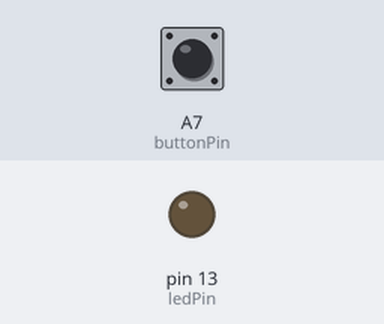
Simulated run of this sketch. Board: Arduino Nano, built for the host (arithmetic inside an expression is 32-bit, double 64-bit). Parts: output pins drawn as LEDs (lit = HIGH). The test bench sets the inputs (shaded band); at power-on: A7 (buttonPin) LOW.

Above: at 1.2 s.
1.3 s: A7 (buttonPin) pulled HIGH for 0.15 s
At 2.4 s:
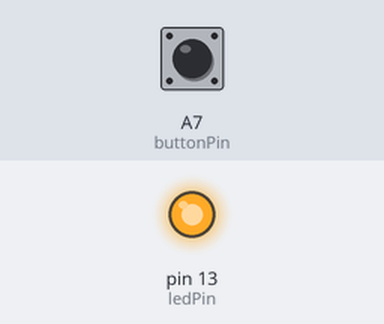
Timing chart, 0 to 10.4 s (numbered marks = the images above; inputs shaded):
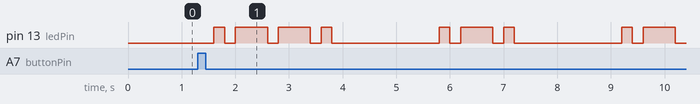

Measured:
- after the input at 1.3 s, pin 13 (ledPin): LOW → HIGH after 0.30 s, → LOW 0.20 s later, → HIGH 0.20 s later, → LOW 0.60 s later, … (18 changes in this stretch)

The sketch:

Name_Blink.ino
```cpp
// Define the LED pin
const int ledPin = 13; // You can change this to your desired pin

// Define the push button pin
const int buttonPin = A7; // You can change this to your desired pin

// Morse code dictionary (letters A-Z)
const char* morseCode[] =
{
  ".-",   // A
  "-...", // B
  "-.-.", // C
  "-..",  // D
  ".",    // E
  "..-.", // F
  "--.",  // G
  "....", // H
  "..",   // I
  ".---", // J
  "-.-",  // K
  ".-..", // L
  "--",   // M
  "-.",   // N
  "---",  // O
  ".--.", // P
  "--.-", // Q
  ".-.",  // R
  "...",  // S
  "-",    // T
  "..-",  // U
  "...-", // V
  ".--",  // W
  "-..-", // X
  "-.--", // Y
  "--.."  // Z
};

int currentLetter = 0; // Index of the current letter being blinked
bool blinking = false; // Flag to track if blinking is ongoing

void setup() // This will set LED as output and button as input
{
  pinMode(ledPin, OUTPUT);
  pinMode(buttonPin, INPUT_PULLDOWN);
}

void loop()
{
  // This will check if the button is pressed or not
  if (digitalRead(buttonPin) == HIGH)
  {
    // Button is pressed, start/reset blinking
    blinking = !blinking;
    currentLetter = 0;
    delay(300); // Debounce delay
  }

  // If button is pressed then given morse code will execute.
  if(blinking){
  blinkMorseCode(".--.");  // P
  delay(1000);
  blinkMorseCode(".-.");   // R
  delay(1000);
  blinkMorseCode(".-");    // A
  delay(1000);
  blinkMorseCode("....");  // H
  delay(1000);
  blinkMorseCode(".---");  // J
  delay(1000);
  blinkMorseCode("---");   // O
  delay(1000);
  blinkMorseCode("-");     // T

  blinking = !blinking;
  }
}

void blinkMorseCode(const char* code)
{
  // This for loop will iterate through the given morse code and then blink LED accordingly.
  for (int i = 0; code[i] != '\0'; i++)
  {
    if (code[i] == '.')
    {
      digitalWrite(ledPin, HIGH);
      delay(200); // Dot duration
      digitalWrite(ledPin, LOW);
      delay(200); // Inter-element gap
    }

    else if (code[i] == '-')
    {
      digitalWrite(ledPin, HIGH);
      delay(600); // Dash duration
      digitalWrite(ledPin, LOW);
      delay(200); // Inter-element gap
    }
  }
  delay(800); // Gap between letters
}
```
